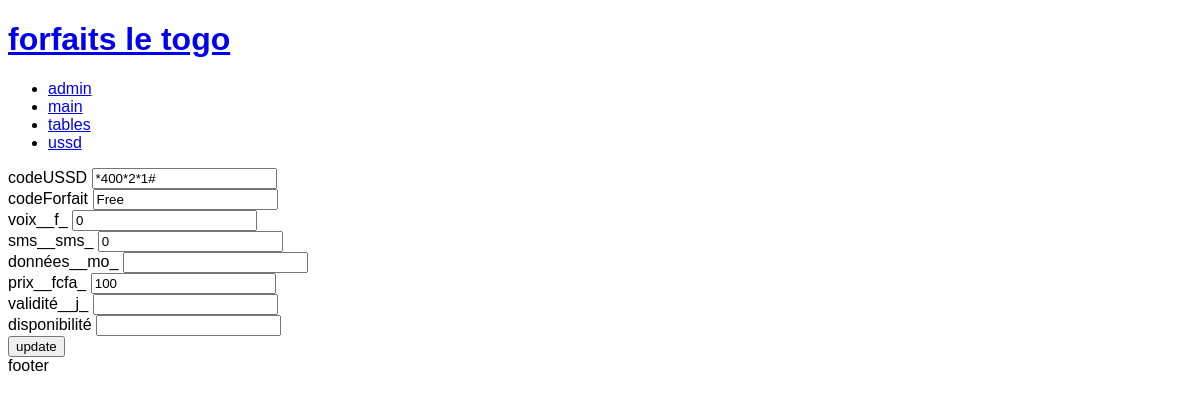
Page /flt/admin/index.php?idForfait=33 on the committed database.
### tables this page shows
CREATE TABLE `togocel` (
  `idForfait` int(11) NOT NULL,
  `codeUSSD` varchar(255) NOT NULL,
  `codeForfait` varchar(255) NOT NULL,
  `voix__f_` int(11) NOT NULL,
  `sms__sms_` int(11) NOT NULL,
  `donnees__mo_` int(11) NOT NULL,
  `prix__fcfa_` int(11) NOT NULL,
  `validite__j_` int(11) NOT NULL,
  `disponibilite` varchar(255) NOT NULL,
  `rapport_donneesPrix` decimal(11,4) GENERATED ALWAYS AS (`donnees__mo_` / `prix__fcfa_`) STORED,
  `rapport_prixDonnees` decimal(11,4) NOT NULL,
  `rapport_validitePrix` decimal(11,4) NOT NULL,
  `rapport_prixValidite` decimal(11,4) NOT NULL,
  `rapport_validiteDonnees` decimal(11,4) NOT NULL,
  `rapport_donneesValidite` decimal(11,4) NOT NULL,
  `rapport_prixSms` decimal(11,4) NOT NULL,
  `rapport_smsPrix` decimal(11,4) NOT NULL,
  `rapport_prixVoix` decimal(11,4) NOT NULL,
  `rapport_voixPrix` decimal(11,4) NOT NULL,
  `rapport_validiteSms` decimal(11,4) NOT NULL,
  `rapport_smsValidite` decimal(11,4) NOT NULL,
  `rapport_validiteVoix` decimal(11,4) NOT NULL,
  `rapport_voixValidite` decimal(11,4) NOT NULL,
  `rapport_donneesSms` decimal(11,4) NOT NULL,
  `rapport_smsDonnees` decimal(11,4) NOT NULL,
  `rapport_donneesVoix` decimal(11,4) NOT NULL,
  `rapport_voixDonnees` decimal(11,4) NOT NULL,
  `rapport_smsVoix` decimal(11,4) NOT NULL,
  `rapport_voixSms` decimal(11,4) NOT NULL
);

### flt/admin/index.php (called while the page is built, shortened)
<?php
include("../inc.php");
if (isset($_GET["idForfait"])) {
    $idForfait = $_GET["idForfait"];
    $selectu = $bdd->prepare("SELECT * FROM togocel WHERE idForfait='$idForfait'");
    $selectu->execute();
    $fetchu = $selectu->fetch();
    $codeUSSD = $fetchu["codeUSSD"];
    $codeForfait = $fetchu["codeForfait"];
    $voix = $fetchu["voix__f_"];
    $sms = $fetchu["sms__sms_"];
    $données = $fetchu["données__mo_"];
    $prix = $fetchu["prix__fcfa_"];
    $validité = $fetchu["validité__j_"];
    $disponibilité = $fetchu["disponibilité"];
}
include("../head.php");
include("./flt_admin.php");
include("../footer.php");

### flt/admin/flt_admin.php (the view, shortened to what this page needs)
<form method="POST" action="">
    <label for="codeUSSD">codeUSSD</label>
    <input type="text" name="codeUSSD" id="codeUSSD" value="<?php if (isset($_GET["idForfait"])) {
                                                                echo $codeUSSD;
                                                            } ?>"><br>
    <label for="codeForfait">codeForfait</label>
    <input type="text" name="codeForfait" id="codeForfait" value="<?php if (isset($_GET["idForfait"])) {
                                                                        echo $codeForfait;
                                                                    } ?>"><br>
    <label for="voix__f_">voix__f_</label>
    <input type="number" name="voix" id="voix__f_" value="<?php if (isset($_GET["idForfait"])) {
                                                                echo $voix;
                                                            } ?>"><br>
    <label for="sms__sms_">sms__sms_</label>
    <input type="number" name="sms" id="sms__sms_" value="<?php if (isset($_GET["idForfait"])) {
                                                                echo $sms;
                                                            } ?>"><br>
    <label for="données__mo_">données__mo_</label>
    <input type="number" name="données" id="données__mo_" value="<?php if (isset($_GET["idForfait"])) {
                                                                        echo $données;
                                                                    } ?>"><br>
    <label for="prix__fcfa_">prix__fcfa_</label>
    <input type="number" name="prix" id="prix__fcfa_" value="<?php if (isset($_GET["idForfait"])) {
                                                                    echo $prix;
                                                                } ?>"><br>
    <label for="validité__j_">validité__j_</label>
    <input type="number" name="validité" id="validité__j_" value="<?php if (isset($_GET["idForfait"])) {
                                                                        echo $validité;
                                                                    } ?>"><br>
    <label for="disponibilité">disponibilité</label>
    <input type="text" name="disponibilité" id="disponibilité" value="<?php if (isset($_GET["idForfait"])) {
                                                                            echo $disponibilité;
                                                                        } ?>"><br>
    <?php if (!isset($_GET["idForfait"])) { ?>
        <input type="submit" value="insert" name="insert">
    <?php } else { ?>
        <input type="submit" value="update" name="update">
    <?php } ?>
</form>

### rows in the picture
togocel: codeUSSD "*400*2*1#", codeForfait "Free", voix "0", sms "0", prix "100"
